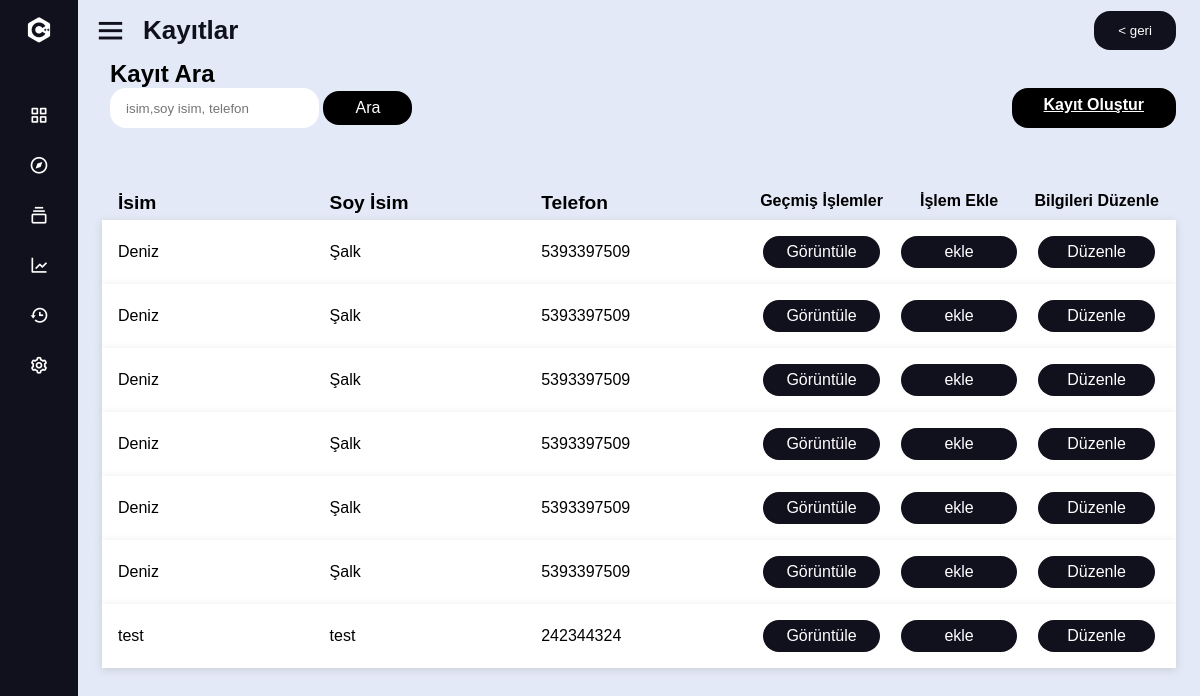
Page /record_search (signed in) on the committed database.
### tables this page shows
CREATE TABLE records_gen (id INTEGER PRIMARY KEY AUTOINCREMENT UNIQUE NOT NULL, name TEXT, surname TEXT, birth_date TEXT, gender TEXT, address TEXT, phone TEXT, email TEXT, tckimlik INTEGER, th_id TEXT, uyruk TEXT, kayit TEXT, kayitname TEXT, date INTEGER);

### main.py (the view)
@app.route('/record_search')
def record_search():
    if 'user' in session:
        search_term = request.args.get('search', '')
        records = get_all_records(search_term)
        return render_template('record_search.html', records=records, search_term=search_term)
    else:
        return render_template('login.html')

### main.py (called while the page is built)
def connect_db():
    return sqlite3.connect('data/master.db')

def execute_query(query, parameters=None, fetchone=False):
    conn = connect_db()
    cursor = conn.cursor()
    cursor.execute(query, parameters) if parameters else cursor.execute(query)
    result = cursor.fetchone() if fetchone else cursor.fetchall()
    conn.commit()
    conn.close()
    return result

def get_all_records(search_term=None):
    if search_term:
        query = "SELECT * FROM records_gen WHERE name LIKE ? OR surname LIKE ? OR phone LIKE ? ORDER BY name, surname, phone"
        return execute_query(query, (f'%{search_term}%', f'%{search_term}%', f'%{search_term}%'))
    else:
        query = "SELECT * FROM records_gen ORDER BY name, surname, phone, th_id"
        return execute_query(query)

### templates/record_search.html (shortened to what this page needs)
<!DOCTYPE html>
<html lang="en" dir="ltr">
  <head>
    <link href='https://unpkg.com/boxicons@2.0.7/css/boxicons.min.css' rel='stylesheet'>
   </head>
<body>
  <div class="sidebar close">
    <div class="logo-details">
      <i class='bx bxl-c-plus-plus'></i>
    </div>
    <ul class="nav-links">
      <li>
        <a href="/">
          <i class='bx bx-grid-alt' ></i>
        </a>
      </li>
      <li>
        <a href="/randevu">
          <i class='bx bx-compass' ></i>
        </a>
      </li>
      <li>
        <div class="iocn-link">
          <a href="/record_search">
            <i class='bx bx-collection' ></i>
          </a>
        </div>
      </li>
      <li>
        <a href="/hizmetler">
          <i class='bx bx-line-chart' ></i>
        </a>
      </li>
      <li>
        <a href="#">
          <i class='bx bx-history'></i>
        </a>
      </li>
      <li>
        <a href="#">
          <i class='bx bx-cog' ></i>
        </a>
      </li>
</ul>
  </div>
  <section class="home-section">
    <div class="home-content">
      <i class='bx bx-menu' ></i>
      <span class="text">Kayıtlar</span>
      <span class="backbutton"><button onclick="goBack()">&lt; geri</button></span>
    </div>
    <h1>Kayıt Ara</h1>
    <form class="superform" action="{{ url_for('record_search') }}" method="GET">
        <div class="upperform">
        <input type="text" id="search" name="search" placeholder="isim,soy isim, telefon">
        <button type="submit">Ara</button>
      </div>
        <div class="resheadself buttonself"><a href="/kayit_olustur">Kayıt Oluştur</a></div>
    </form>
    <div class="reswrapper">
        <div class="reshead">
            <div class="resheadline">
                <div class="resheadself">İsim</div>
                <div class="resheadself">Soy İsim</div>
                <div class="resheadself">Telefon</div>
                <div class="resheadself buttonself">Geçmiş İşlemler</div>
                <div class="resheadself buttonself">İşlem Ekle</div>
                <div class="resheadself buttonself">Bilgileri Düzenle</div>
            </div>
        </div>
        <div class="resbody">
            {% for record in records %}
                <div class="resbodyline">
                    <div class="resbodyself">{{ record[1] }}</div>
                    <div class="resbodyself">{{ record[2] }}</div>
                    <div class="resbodyself">{{ record[6] }}</div>
                    <div class="resbodyself buttonself"><div class="islembutton"><a href="/search_record_detail?th_id={{ record[9] }}">Görüntüle</a></div></div>
                    <div class="resbodyself buttonself"><div class="islembutton"><a href="/record_detail?name={{ record[1] }}&surname={{ record[2] }}&th_id={{ record[9] }}">ekle</a></div></div>
                    <div class="resbodyself buttonself"><div class="islembutton"><a href="/record_edit/{{ record[9] }}">Düzenle</a></div></div>
                </div>
            {% endfor %}
        </div>
    </div class="reswrapper">
  </section>
</body>
</html>

### templates/record_search.html (style rules this page uses)
* { margin: 0; padding: 0; box-sizing: border-box; font-family: 'Poppins', sans-serif; }
.sidebar { position: fixed; top: 0; left: 0; height: 100%; width: 260px; background: #11101d; z-index: 100; transition: all 0.5s ease; }
.sidebar.close { width: 78px; }
.sidebar .logo-details { height: 60px; width: 100%; display: flex; align-items: center; }
.sidebar .logo-details i { font-size: 30px; color: #fff; height: 50px; min-width: 78px; text-align: center; line-height: 50px; }
.sidebar .nav-links { height: 100%; padding: 30px 0 150px 0; overflow: auto; }
.sidebar.close .nav-links { overflow: visible; }
.sidebar .nav-links li { position: relative; list-style: none; transition: all 0.4s ease; }
.sidebar .nav-links li .iocn-link { display: flex; align-items: center; justify-content: space-between; }
.sidebar.close .nav-links li .iocn-link { display: block }
.sidebar .nav-links li i { height: 50px; min-width: 78px; text-align: center; line-height: 50px; color: #fff; font-size: 20px; cursor: pointer; transition: all 0.3s ease; }
.sidebar .nav-links li a { display: flex; align-items: center; text-decoration: none; }
.home-section { position: relative; background: #E4E9F7; height: 100vh; left: 260px; width: calc(100% - 260px); transition: all 0.5s ease; }
.sidebar.close ~ .home-section { left: 78px; width: calc(100% - 78px); }
.home-section .home-content { height: 60px; display: flex; align-items: center; }
.home-section .home-content .bx-menu, .home-section .home-content .text { color: #11101d; font-size: 35px; }
.home-section .home-content .bx-menu { margin: 0 15px; cursor: pointer; }
.home-section .home-content .text { font-size: 26px; font-weight: 600; }
.islembutton { width: 2rem; height: 1rem; background-color: black; color: white; }
.islembutton { width: 100%; height: 2rem; background-color: #11101d; color: white; display: flex; align-items: center; align-content: center; justify-content: center; border-radius: 1rem; }
.islembutton a { color: white; text-decoration: none; padding: 1rem; }
h1 { padding-left: 2rem; }
form { padding-left: 2rem; }
.reswrapper { display: flex; flex-direction: column; flex-wrap: wrap; padding: 1.5rem; }
.resheadline { display: flex; flex-direction: row; flex-wrap: wrap; padding-left: 1rem; }
.resbodyself { width: 20%; }
.resbodyline { padding-top: 1rem; padding-bottom: 1rem; box-shadow: rgba(99, 99, 99, 0.2) 0px 2px 8px 0px; display: flex; flex-direction: row; align-items: center; align-content: center; padding-left: 1rem; background: white; }
input#search { border: none; height: 5vh; border-radius: 1rem; padding: 1rem; color: black; }
.resbodyself.buttonself { width: 13%; padding-left: 1%; padding-right: 1%; }
.resheadself { width: 20%; }
.resheadself.buttonself { width: 13%; text-align: center; }
.resheadself { font-weight: 600; }
.reshead { margin-top: 5vh; margin-bottom: -0.5rem; }
.resheadself { font-weight: 600; font-size: 1.2rem; }
.resheadself.buttonself { font-size: 1rem!important; }
form button { border: none; border-radius: 1rem; background-color: black; color: white; padding-left: 2rem; padding-right: 2rem; padding-top: 0.5rem; padding-bottom: 0.5rem; font-size: 1rem; }
span.backbutton { position: absolute; right: 1.5rem; }
span.backbutton button { border: none; background: #11101d; color: white; padding-top: 1.5vh; border-radius: 1rem; padding-bottom: 1.5vh; padding-left: 3vh; padding-right: 3vh; cursor: pointer; }
form.superform { display: flex; justify-content: space-between; padding-right: 1.5rem!important; }
.superform .resheadself.buttonself { width: max-content; display: flex; justify-content: center; }
.resheadself.buttonself a { border: none; border-radius: 1rem; background-color: black; color: white; padding-left: 2rem; padding-right: 2rem; padding-top: 0.5rem; padding-bottom: 0.5rem; font-size: 1rem; }

### rows in the picture
records_gen: name "Deniz", surname "Şalk", phone "5393397509"
records_gen: name "Deniz", surname "Şalk", phone "5393397509"
records_gen: name "Deniz", surname "Şalk", phone "5393397509"
records_gen: name "Deniz", surname "Şalk", phone "5393397509"
records_gen: name "Deniz", surname "Şalk", phone "5393397509"
records_gen: name "Deniz", surname "Şalk", phone "5393397509"
records_gen: name "test", surname "test", phone "242344324"
